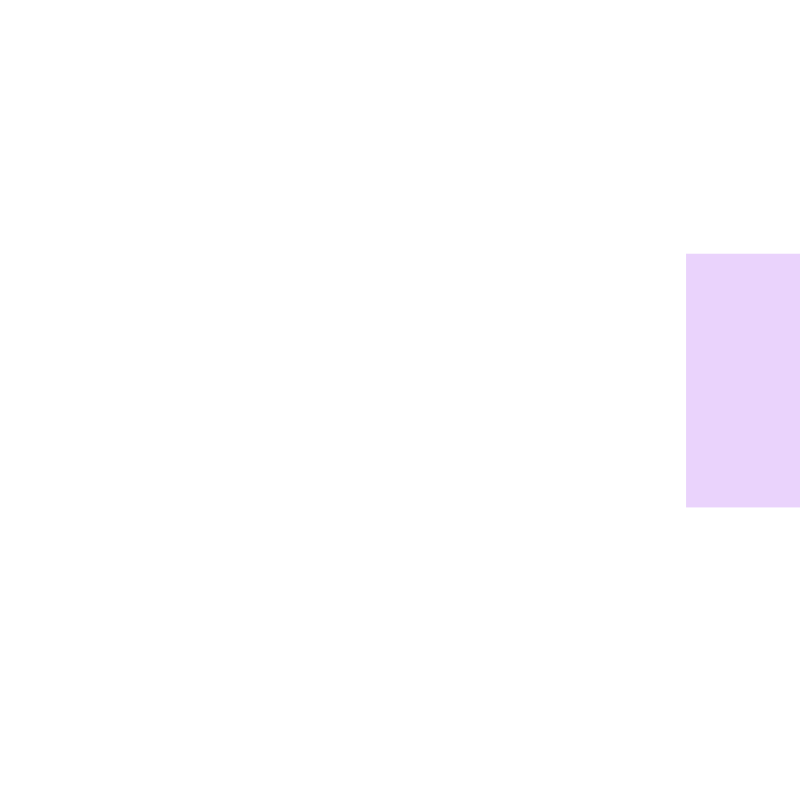
Frame 1 (no input)
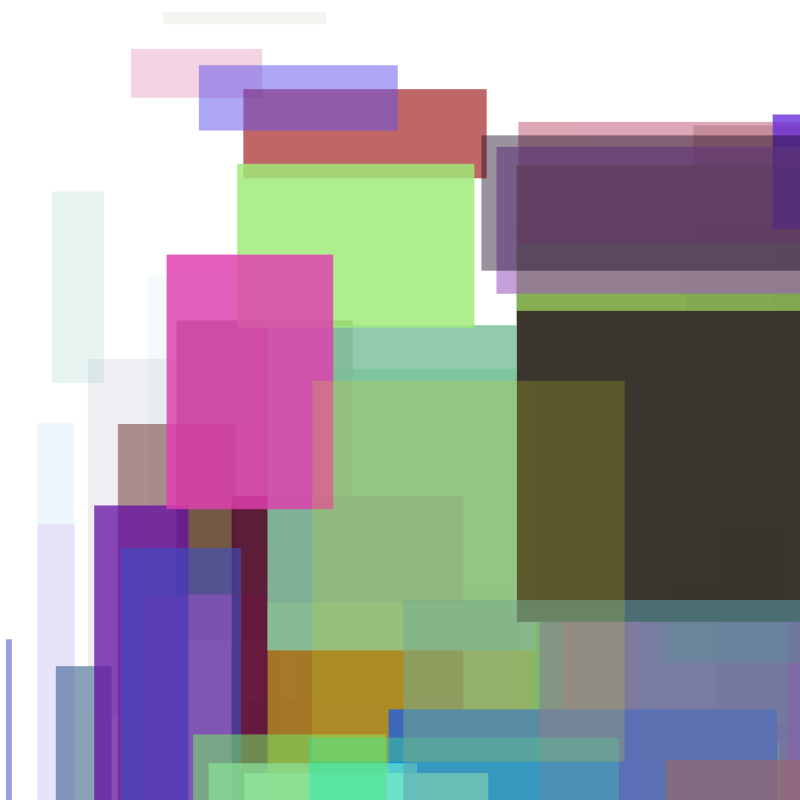
Frame 60 (the mouse pressed at the canvas centre just before this capture)
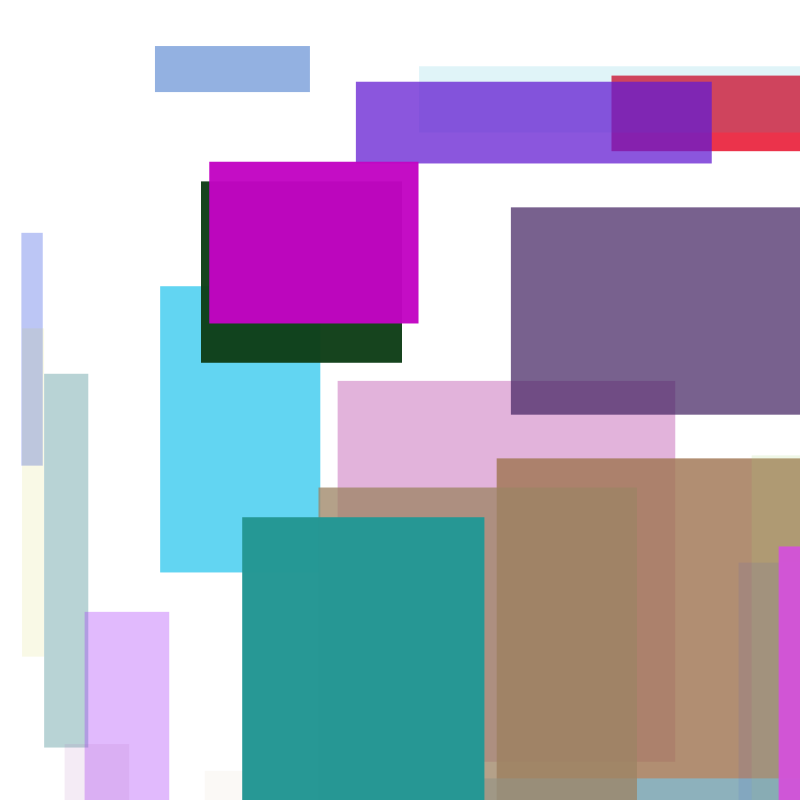
Frame 120 (the mouse held since frame 60 and released just before this capture)

The Processing sketch that drew these frames (run headless with seeded random() and noise(); from frame 60 on, the mouse is pressed at the canvas centre):

// Processing sketch: processing_159849
// ── processing_159849.pde

 
float a;
float b;
float c;
float d;
float x;
float y;
int value = 60;
int state;
int count;

 
void setup() {
  state = 0;
  size(800,800);
  background(255);
  smooth();   
}
 
void draw() {

  
   count++;
  if(count > 10){
    count = 0;
    state++;
    if(state > 8){
       state = 0;
       background(255);
       frameRate(value);
       value++;
    }
  }
   
  a = random(255);
  b = random(255);
  c = random(255);
  d = random(255);
  x= random(800);
  y= random(800);

 


  noStroke();
  fill(a,b,c,d);
  rect(x,y,x,y);
}

void mousePressed() {
if (value > 0) {
value = value/2;
}
}
